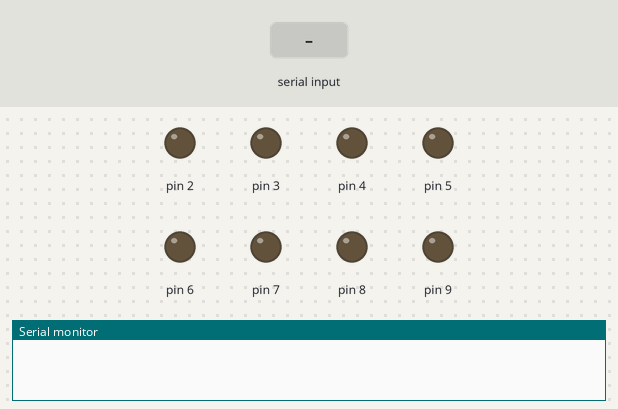
Recording of a sketch running on a simulated Arduino Uno, built with avr-gcc and run on an emulated ATmega328P. Parts: output pins drawn as LEDs (lit = HIGH), the last lines printed to the serial monitor. The test bench sets the inputs (shaded band). Pins used as bus, display or sensor lines are not drawn.

Above: at 1.2 s.
1.3 s: "90,45\n" received over Serial
At 1.8 s:
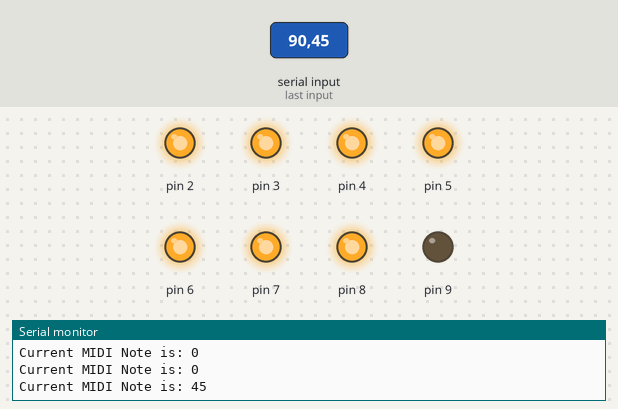
2.8 s: "7\n" received over Serial
4.3 s: "5\n" received over Serial
5.8 s: "200\n" received over Serial
Timing chart, 0 to 8.3 s (numbered marks = the images above; inputs shaded):
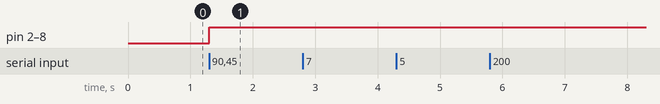

The sketch:

RePRo.ino
```cpp
#define LOG_OUT 1
#define FFT_N 256

#include <math.h>
#include <avr/pgmspace.h>

char buff[8];
int cnt = 0;

//MIDI69: ラ, FING_STEP[9]
const PROGMEM unsigned short FING_STEP[27][9] = {
  {LOW,HIGH,HIGH,HIGH,HIGH,HIGH,HIGH,HIGH,HIGH},
  {2,2,2,2,2,2,2,2,2},
  {LOW,HIGH,HIGH,HIGH,HIGH,HIGH,HIGH,HIGH,LOW},
  {2,2,2,2,2,2,2,2,2},
  {LOW,HIGH,HIGH,HIGH,HIGH,HIGH,HIGH,LOW,LOW},
  {LOW,HIGH,HIGH,HIGH,HIGH,HIGH,LOW,LOW,LOW},
  {LOW,HIGH,HIGH,HIGH,HIGH,LOW,HIGH,HIGH,HIGH},
  {LOW,HIGH,HIGH,HIGH,HIGH,LOW,LOW,LOW,LOW},
  {2,2,2,2,2,2,2,2,2},
  {LOW,HIGH,HIGH,HIGH,LOW,LOW,LOW,LOW,LOW},
  {LOW,HIGH,HIGH,LOW,HIGH,HIGH,LOW,LOW,LOW},
  {LOW,HIGH,HIGH,LOW,LOW,LOW,LOW,LOW,LOW},
  {LOW,HIGH,LOW,HIGH,LOW,LOW,LOW,LOW,LOW},
  {LOW,LOW,HIGH,HIGH,LOW,LOW,LOW,LOW,LOW},
  {LOW,LOW,LOW,HIGH,LOW,LOW,LOW,LOW,LOW},
  {LOW,LOW,LOW,HIGH,HIGH,HIGH,HIGH,HIGH,LOW},
  {HIGH,HIGH,HIGH,HIGH,HIGH,HIGH,HIGH,LOW,LOW},
  {HIGH,HIGH,HIGH,HIGH,HIGH,HIGH,LOW,LOW,LOW},
  {HIGH,HIGH,HIGH,HIGH,HIGH,LOW,HIGH,LOW,HIGH},
  {HIGH,HIGH,HIGH,HIGH,HIGH,LOW,LOW,LOW,LOW},
  {HIGH,HIGH,HIGH,HIGH,HIGH,LOW,HIGH,HIGH,HIGH},
  {HIGH,HIGH,HIGH,HIGH,LOW,LOW,LOW,LOW,LOW},
  {HIGH,HIGH,HIGH,HIGH,LOW,HIGH,HIGH,HIGH,LOW},
  {HIGH,HIGH,HIGH,HIGH,LOW,HIGH,HIGH,LOW,LOW},
  {HIGH,HIGH,HIGH,LOW,LOW,HIGH,HIGH,LOW,LOW},
  {HIGH,HIGH,HIGH,LOW,HIGH,HIGH,HIGH,LOW,HIGH},
  {HIGH,HIGH,HIGH,LOW,HIGH,HIGH,LOW,HIGH,LOW}};

void setup() {
  Serial.begin(9600);
  for(int i = 1; i < 10; i++){
    pinMode(i , OUTPUT);
  }
  TIMSK0 = 0;
  ADCSRA = 0xe5;
  ADMUX = 0x40;
  DIDR0 = 0x01;
}

void loop() {
  cnt = 0;
  int val = 0;
  while(Serial.available()){
    cnt++;
    if(cnt == 7){
      break;
    }
    buff[cnt - 1] = Serial.read();
  }
  buff[cnt] = "\0";
  if(cnt != 0){
    val = atoi(buff);
    Serial.print("Current MIDI Note is: ");
    Serial.println(val, DEC);
    if(!(val < 0 || val > 27))
    {
      Play(FING_STEP[val]);
    }
  }
}

/*int GetMIDINote(int in){
  //FING_STEP[9] MIDI69, ラ,440Hz
  return round((log10(in / 440) / log10(2)) * 12 + 69);
}
*/
void Play(short fstep[9]){
  for(short i = 0; i < 9; i++){
    if(fstep[i] != 2){
      digitalWrite(i,fstep[i]);
    }
  }
}
```

Measured:
- after the input at 1.3 s, pin 2–8: LOW → HIGH at once
